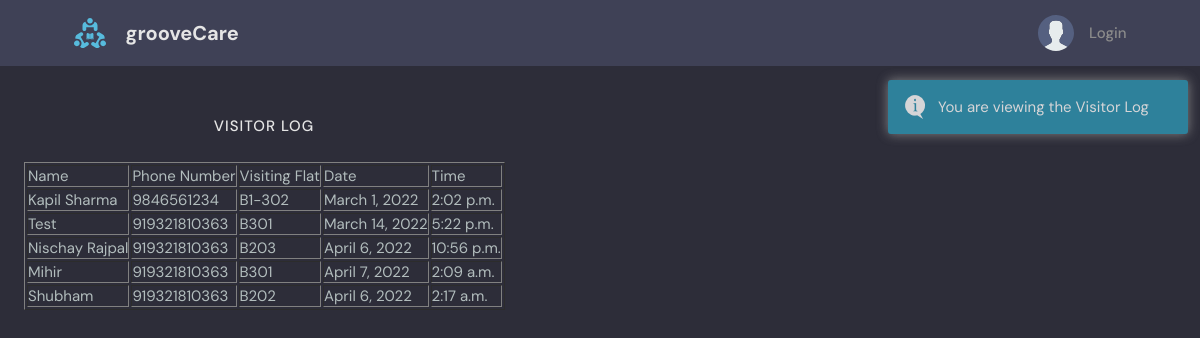
The app's page /visitor with its own data.
### main/models.py (models this page shows, shortened)
class Visitor(models.Model):
    visitor_name = models.CharField(max_length=100)
    visitor_phone =  models.IntegerField()
    visiting_flat = models.CharField(max_length=100)
    visiting_date = models.DateField(default=datetime.date.today)
    visiting_time = models.TimeField(default=datetime.datetime.now)

### main/views.py (the view)
# urls.py: path('visitor', views.visitor, name='visitor'),
def visitor(request):
    messages.info(request, 'You are viewing the Visitor Log')
    return render(request, "main/visitor.html", context={'visit': Visitor.objects.all, 'iprofile':Profile.objects.all()})

### main/templates/main/visitor.html (shortened to what this page needs)
{% extends "main/header1.html" %}
{% block content %}
{% load static %}
  <body>
    <main class="layout layout--3">
      <div class="container">
        <div class="roomList__header" style="
        margin:0;
        position: relative;
        right: 150px;">
        <div style="margin:0 ;" >
        <h2 style="text-align: center;">Visitor Log</h2><br>
        <div class="container" style="width: 600px; margin:0 10% 0;">
          <table border=1>
            <tr>
              <td>Name</td>
              <td>Phone Number</td>
              <td>Visiting Flat</td>
              <td>Date</td>
              <td>Time</td>
            </tr>
            {% for v in visit %}
            <tr>
              <td>{{v.visitor_name}}</td>
              <td>{{v.visitor_phone}}</td>
              <td>{{v.visiting_flat}}</td>
              <td>{{v.visiting_date}}</td>
              <td>{{v.visiting_time}}</td>
            </tr>
            {% endfor %}
          </table>
        </div>
      </div>
    </main>
  </body>
</html>
{% endblock %}

### main/static/main/css/style.css (style rules this page uses)
* { font-family: "DM Sans", -apple-system, BlinkMacSystemFont, "Segoe UI", Roboto, Oxygen, Ubuntu, Cantarell, "Open Sans", "Helvetica Neue", sans-serif; margin: 0; padding: 0; box-sizing: border-box; text-rendering: optimizeLegibility; font-size: inherit; }
body { line-height: 1.6; font-weight: 400; font-size: 1.5rem; color: var(--color-light-gray); background-color: var(--color-bg); min-height: 100vh; }
.container { max-width: 120rem; width: 90%; margin: auto; }
.layout { margin-top: 2.4rem; }
.layout > .container { display: flex; justify-content: space-between; align-items: flex-start; }
.layout--3 > .container > div:first-child { flex-basis: 18%; max-width: 22.5rem; }
.layout--3 > .container > div:last-child { flex-basis: 25%; }
.roomList__header { display: flex; justify-content: space-between; align-items: center; margin-bottom: 2.4rem; }
.roomList__header h2 { text-transform: uppercase; font-weight: 500; color: var(--color-light); letter-spacing: 1px; }

### records on screen
Visitor: visitor_name "Kapil Sharma", visitor_phone "9846561234", visiting_flat "B1-302", visiting_date "March 1, 2022", visiting_time "2:02 p.m."
Visitor: visitor_name "Test", visitor_phone "919321810363", visiting_flat "B301", visiting_date "March 14, 2022", visiting_time "5:22 p.m."
Visitor: visitor_name "Nischay Rajpal", visitor_phone "919321810363", visiting_flat "B203", visiting_date "April 6, 2022", visiting_time "10:56 p.m."
Visitor: visitor_name "Mihir", visitor_phone "919321810363", visiting_flat "B301", visiting_date "April 7, 2022", visiting_time "2:09 a.m."
Visitor: visitor_name "Shubham", visitor_phone "919321810363", visiting_flat "B202", visiting_date "April 6, 2022", visiting_time "2:17 a.m."
